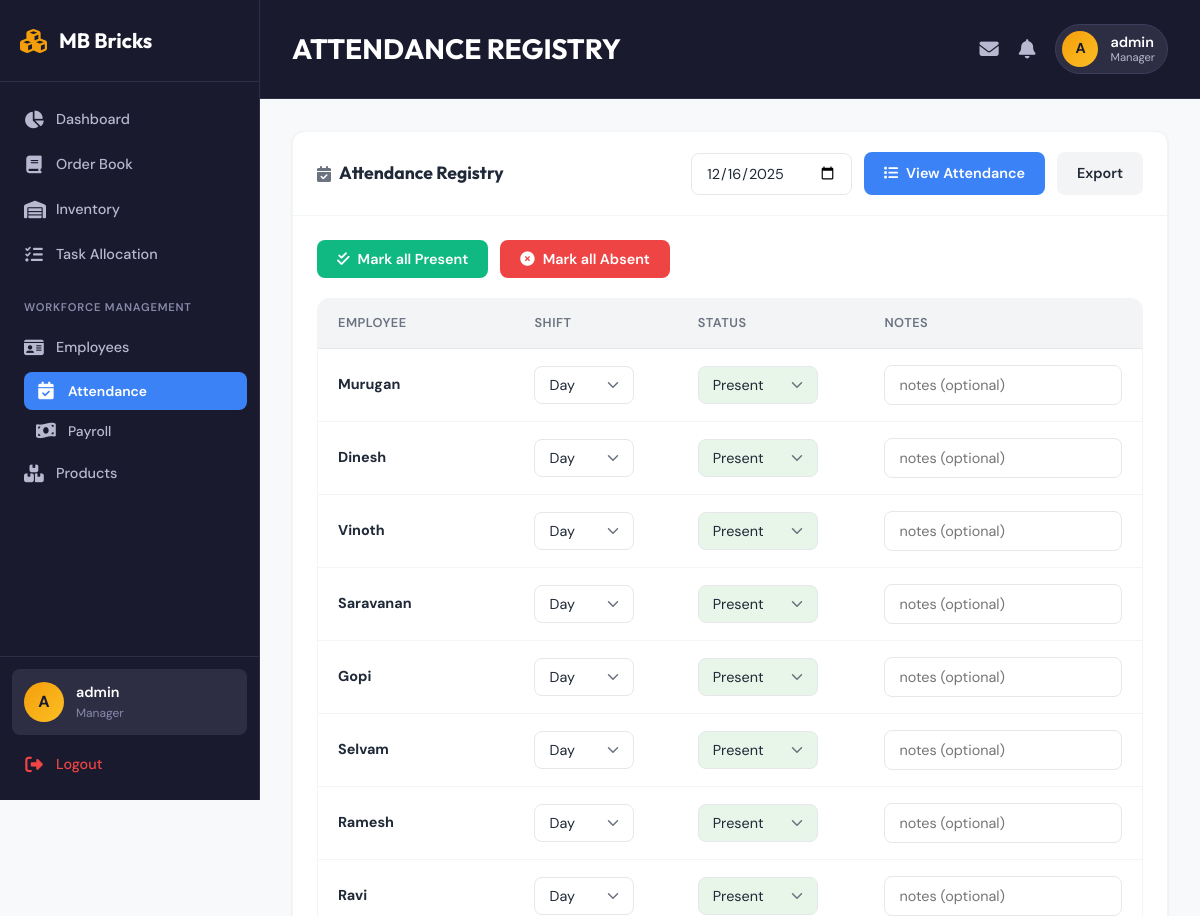
The page /employees/attendance (signed in, upper part) on the database as committed earlier.
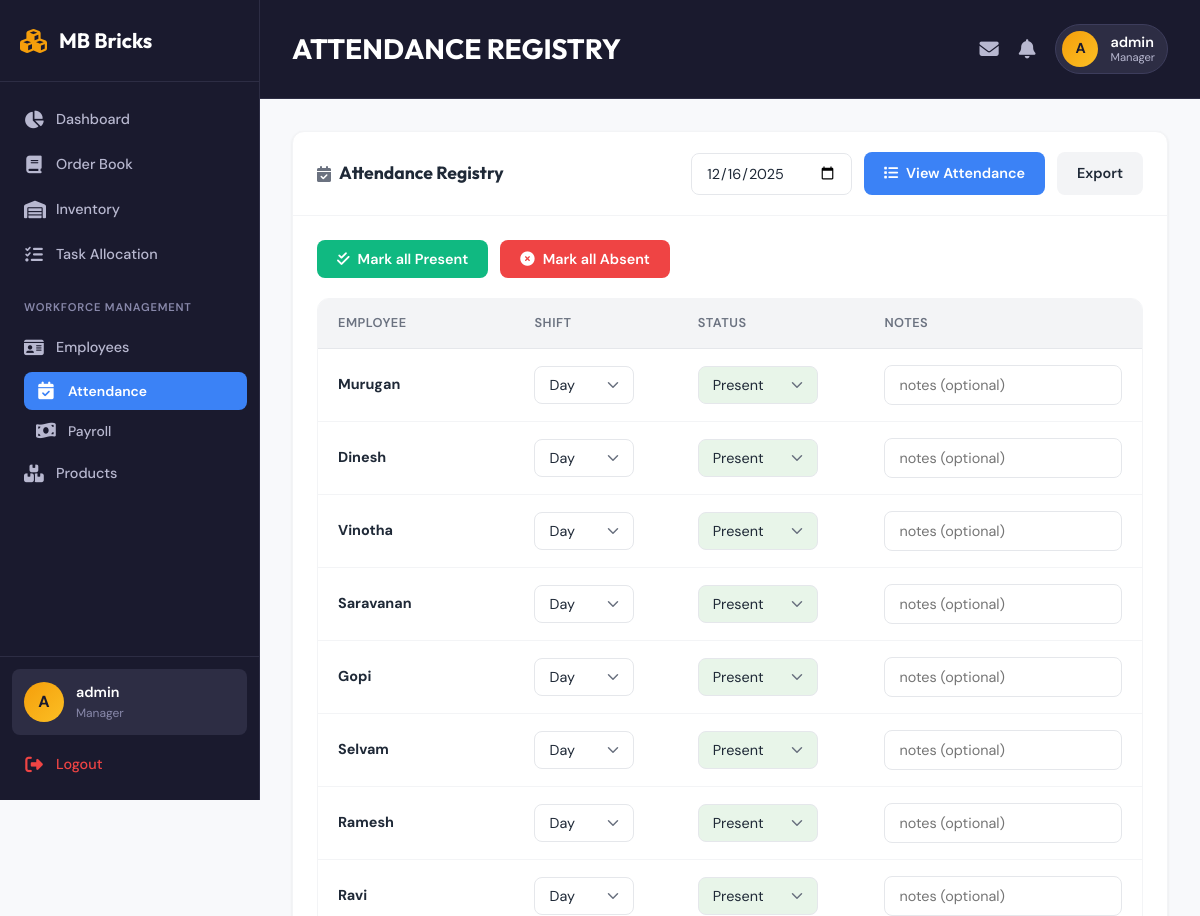
The same page on the database as committed later.
### tables this page shows
CREATE TABLE employees (
            id INTEGER PRIMARY KEY AUTOINCREMENT,
            employee_id TEXT UNIQUE NOT NULL,
            name TEXT NOT NULL,
            role TEXT NOT NULL,
            phone TEXT,
            address TEXT,
            salary REAL DEFAULT 0,
            is_active INTEGER DEFAULT 1,
            joined_date DATE DEFAULT CURRENT_DATE
        );

### app.py (the view)
@app.route('/employees/attendance')
@login_required
def attendance_registry():
    if session.get('user_role') not in ['Manager', 'Supervisor']:
        flash('Access denied. Manager or Supervisor role required.', 'danger')
        return redirect(url_for('dashboard'))
    db = get_db()
    selected_date = request.args.get('date', date.today().strftime('%Y-%m-%d'))
    try:
        attendance_date = datetime.strptime(selected_date, '%Y-%m-%d').date()
    except ValueError:
        attendance_date = date.today()
    employees_list = db.execute('SELECT * FROM employees WHERE is_active = 1').fetchall()
    attendance_records = {}
    for record in db.execute('SELECT * FROM attendance WHERE date = ?', (attendance_date,)).fetchall():
        attendance_records[record['employee_id']] = record
    return render_template('attendance_registry.html',
                         employees=employees_list,
                         attendance_records=attendance_records,
                         selected_date=attendance_date)

### app.py (called while the page is built)
def login_required(f):
    @wraps(f)
    def decorated_function(*args, **kwargs):
        if 'user_id' not in session:
            flash('Please login to access this page.', 'warning')
            return redirect(url_for('login'))
        return f(*args, **kwargs)
    return decorated_function

def convert_date(val):
    return datetime.strptime(val.decode(), "%Y-%m-%d").date()

def get_db():
    if 'db' not in g:
        g.db = sqlite3.connect(DATABASE, detect_types=sqlite3.PARSE_DECLTYPES | sqlite3.PARSE_COLNAMES)
        g.db.row_factory = sqlite3.Row
    return g.db

### templates/attendance_registry.html (shortened to what this page needs)
{% extends 'base.html' %}
{% block header %}ATTENDANCE REGISTRY{% endblock %}
{% block content %}
<div class="card">
    <div class="card-header">
        <h2><i class="fas fa-calendar-check"></i> Attendance Registry</h2>
        <div class="d-flex gap-1 align-center">
            <input type="date" id="attendance-date" class="form-control" style="width: auto;"
                   value="{{ selected_date.strftime('%Y-%m-%d') }}">
            <a href="{{ url_for('attendance_records') }}" class="btn btn-info">
                <i class="fas fa-list"></i> View Attendance
            </a>
            <a href="#" class="btn btn-secondary" onclick="exportAttendance()">Export</a>
        </div>
    </div>
    <div class="card-body">
        <div class="quick-actions">
            <form method="POST" action="{{ url_for('mark_all_attendance') }}" style="display: inline;">
                <button type="submit" class="btn btn-success">
                    <i class="fas fa-check-double"></i> Mark all Present
                </button>
            </form>
            <form method="POST" action="{{ url_for('mark_all_attendance') }}" style="display: inline;">
                <button type="submit" class="btn btn-danger">
                    <i class="fas fa-times-circle"></i> Mark all Absent
                </button>
            </form>
        </div>
        <form method="POST" action="{{ url_for('save_attendance') }}" class="attendance-form">
            {% if employees %}
            <div class="table-container table-responsive">
                <table>
                    <thead>
                        <tr>
                            <th>Employee</th>
                            <th>Shift</th>
                            <th>Status</th>
                            <th>Notes</th>
                        </tr>
                    </thead>
                    <tbody>
                        {% for employee in employees %}
                        {% set record = attendance_records.get(employee.id) %}
                        <tr>
                            <td><strong>{{ employee.name }}</strong></td>
                            <td>
                                <select name="shift_{{ employee.id }}" class="form-control" style="width: auto; min-width: 100px;">
                                    <option value="Day" {% if record and record.shift == 'Day' %}selected{% endif %}>Day</option>
                                </select>
                            </td>
                            <td>
                                <select name="status_{{ employee.id }}" class="form-control status-select" style="width: auto; min-width: 120px;">
                                    <option value="Present" {% if record and record.status == 'Present' %}selected{% endif %}>Present</option>
                                </select>
                            </td>
                            <td>
                                <input type="text" name="notes_{{ employee.id }}" class="form-control"
                                       placeholder="notes (optional)" value="{{ record.notes if record else '' }}"
                                       style="width: 100%; min-width: 150px;">
                            </td>
                        </tr>
                        {% endfor %}
                    </tbody>
                </table>
            </div>
            {% else %}
            <div class="empty-state">
                <i class="fas fa-users"></i>
                <p>No active employees found</p>
            </div>
            {% endif %}
        </form>
    </div>
</div>
{% endblock %}

Rows that differ between the two databases and show on the page:
changed employees: name "Vinoth" → "Vinotha"
